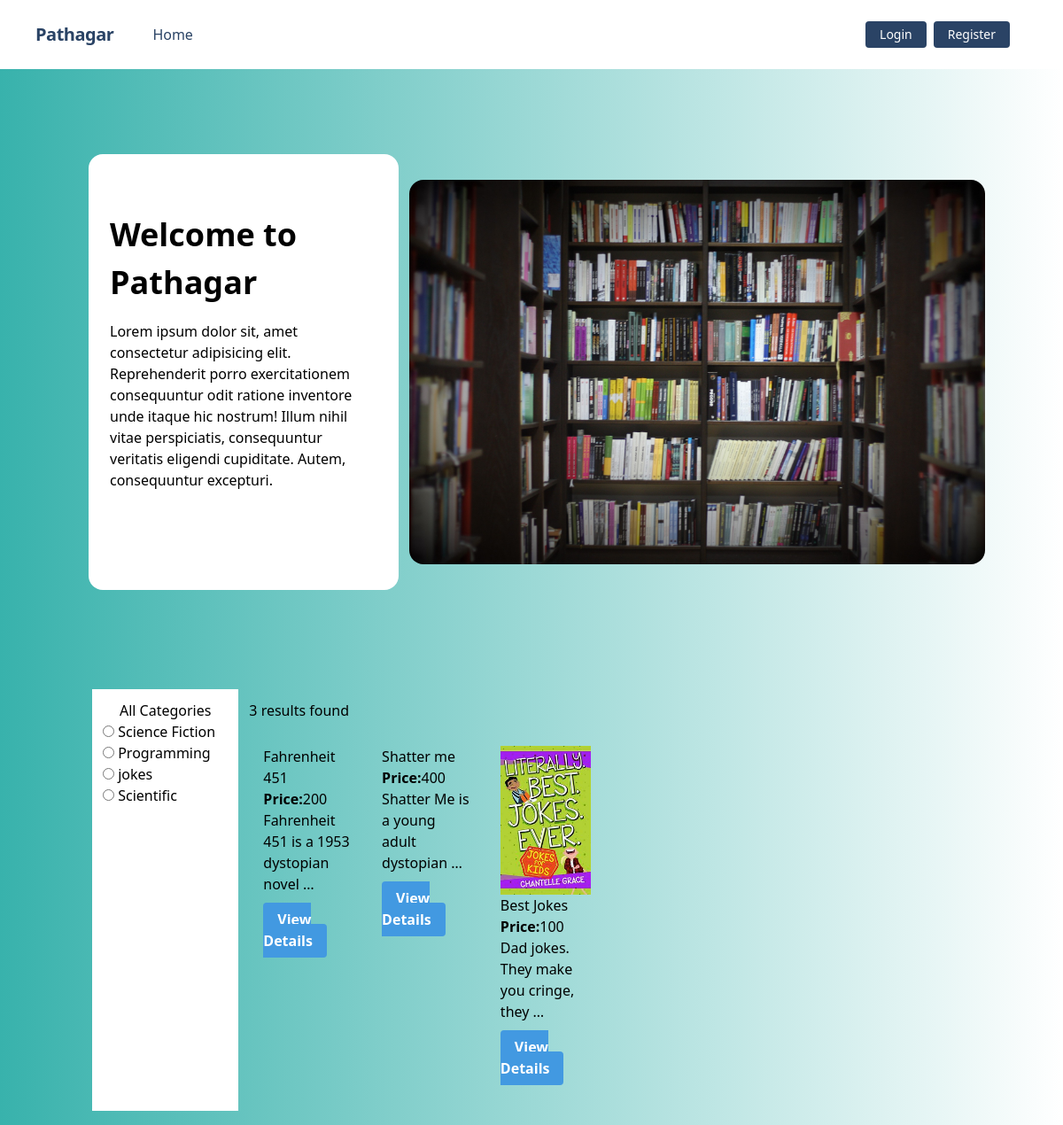
The page / on the database its author committed.
### category/models.py (models this page shows, shortened)
class CategoryModel(models.Model):
     name = models.CharField(max_length=30)
     slug = models.SlugField(max_length=100, unique=True,null=True, blank=True)

### book/models.py (models this page shows, shortened)
class BookModel(models.Model):
    book_id = models.CharField(max_length=30)
    book_name = models.CharField(max_length=100)
    quantity = models.IntegerField()
    image = models.ImageField(upload_to='book/media/uploads/',blank=True, null=True)
    price = models.IntegerField()
    category = models.ManyToManyField(CategoryModel, null=True, blank=True)
    description = models.TextField()

### core/views.py (the view)
# urls.py: path('', homepage, name='home'),
def homepage(request, category_slug=None):
    data  = BookModel.objects.all()
    categories = CategoryModel.objects.all()
    if category_slug is not None:
        category = CategoryModel.objects.get(slug = category_slug)
        data = BookModel.objects.filter(category = category)
    return render(request, 'home.html', {'data': data, 'categories': categories})

### core/templates/home.html
{% extends "base.html" %}
{% load static %}
{% block content %}
<div class="container mx-auto flex flex-col md:flex-row items-center my-12 md:my-24">
    <div class="flex flex-col w-full lg:w-1/2 justify-center items-start pt-12 pb-24 px-6 bg-white rounded-2xl bg-opacity-70 mx-3">
        <h1 class="font-bold text-4xl my-4">Welcome to Pathagar</h1>
        <p class="leading-normal mb-4">
            Lorem ipsum dolor sit, amet consectetur adipisicing elit. Reprehenderit porro exercitationem consequuntur odit ratione inventore unde itaque hic nostrum! Illum nihil vitae perspiciatis, consequuntur veritatis eligendi cupiditate. Autem, consequuntur excepturi.
        </p>
    </div>
    <div class="w-2/2 py-6 text-center">
        <img class="rounded-2xl" src="{% static 'img/library-with-books.jpg' %}" alt="Library Image">
    </div>
</div>
<div class="flex flex-wrap p-4">
    <div class="w-full md:w-1/6 p-3 bg-white">
        <h5 class="text-center">All Categories</h5>
        {% for cat in  categories %}
        <div class="form-check">
            <input class="form-check-input" type="radio" name="category" id="{{ cat.id }}">
            <label class="form-check-label" for="{{ cat.id }}">
                <a href="{% url 'category_wise_post' cat.slug %}" class="text-center text-decoration-none text-dark">{{ cat.name }}</a>
            </label>
        </div>
        {% endfor %}
    </div>
    <div class="w-full md:w-5/6 p-3">
        <h3>{{ data | length }} results found</h3>
        <div class="flex flex-wrap pt-5">
            {% for p in data %}
            <div class="w-full md:w-1/4 lg:w-1/6 xl:w-1/6 p-2">
                <div class="card mx-2">
                    <img src="{{ p.image.url }}" alt="">
                    <div class="card-body">
                        <h5 class="card-title"><a href="">{{ p.book_name }}</a></h5>
                        <h5 class="card-title"><a href=""><b>Price:</b>{{ p.price }}</a></h5>
                        <p class="card-text">
                            {{ p.description | truncatewords:7 }}
                        </p>
                        <p class="my-4">
                            <a href="{% url 'detail_book' p.id %}" class="bg-blue-500 hover:bg-blue-700 text-white font-bold py-2 px-4 rounded text-decoration-none">
                                View Details
                            </a>
                        </p>
                    </div>
                </div>
            </div>
            {% endfor %}
        </div>
    </div>
</div>
{% endblock %}

### core/templates/base.html (shortened to what this page needs)
{% load static %}
<!DOCTYPE html>
<html lang="en">
    <head>
        <link href="https://unpkg.com/tailwindcss@^1.0/dist/tailwind.min.css" rel="stylesheet">
    </head>
    <body class="bg-gradient-to-r from-teal-500 from-10% via-sky-500 via-30% to-emerald-500 to-90%">
        {% include 'navbar.html' %}
        {% block body %}
            <div class="lg:container lg:mx-auto" id="main">
                {% block content %}
                {% endblock %}
            </div>
        {% endblock %}
    </body>
</html>

### core/templates/navbar.html (shortened to what this page needs)
<nav class="flex items-center justify-between flex-wrap bg-white p-6 px-10">
    <div class="flex items-center flex-shrink-0 text-white mr-6">
        <span class="font-semibold text-xl tracking-tight text-blue-900"><a href="/">Pathagar</a></span>
    </div>
    <div class="w-full block flex-grow lg:flex lg:items-center lg:w-auto px-5">
        <div class="text-md lg:flex-grow">
            <a href="{% url 'home' %}" class="block mt-4 lg:inline-block lg:mt-0 text-blue-900 hover:text-red-900 hover:font-black mr-4">
                Home
            </a>
        </div>
        {% if request.user.is_authenticated %}
            <div class="text-md lg:flex-grow">
                <a href="{% url 'borrow_report' %}" class="block mt-4 lg:inline-block lg:mt-0 text-blue-900 hover:text-red-900 hover:font-black mr-4">
                    Report
                </a>
                <a href="{% url 'deposit_money' %}" class="block mt-4 lg:inline-block lg:mt-0 text-blue-900 hover:text-red-900 hover:font-black mr-4">
                    Deposit
                </a>
                <a href="{% url 'add_category' %}" class="block mt-4 lg:inline-block lg:mt-0 text-blue-900 hover:text-red-900 hover:font-black mr-4">
                    Add Category
                </a>
                <a href="{% url 'add_book' %}" class="block mt-4 lg:inline-block lg:mt-0 text-blue-900 hover:text-red-900 hover:font-black mr-4">
                    Add Book
                </a>
            </div>
            <div class="flex w-auto">
                <div class="text-blue-900 my-auto font-black px-5">Welcome, {{ request.user.first_name }} (balance : {{request.user.account.balance}}) </div>
                <a href="{% url 'profile' %}" class="mx-2 inline-block font-medium text-sm px-4 py-2 leading-none bg-blue-900 rounded text-white border-white hover:border-transparent hover:text-dark hover:bg-red-700 mt-4 lg:mt-0">Profile</a>
                <a href="{% url 'logout' %}" class="mx-2 inline-block font-medium text-sm px-4 py-2 leading-none bg-blue-900 rounded text-white border-white hover:border-transparent hover:text-dark hover:bg-red-700 mt-4 lg:mt-0">Logout</a>
            </div>
        {% else %}
            <div>
                <a href="{% url 'login' %}" class="mr-2 inline-block font-medium text-sm px-4 py-2 leading-none bg-blue-900 rounded text-white border-white hover:border-transparent hover:text-gray-800 hover:bg-red-700 mt-4 lg:mt-0">Login</a>
            </div>
            <div>
                <a href="{% url 'register' %}" class="inline-block font-medium text-sm px-4 py-2 leading-none bg-blue-900 rounded text-white border-white hover:border-transparent hover:text-gray-800 hover:bg-white mt-4 lg:mt-0">Register</a>
            </div>
        {% endif %}
    </div>
</nav>

### rows shown on the page
CategoryModel: name "Science Fiction"
CategoryModel: name "Programming"
CategoryModel: name "jokes"
CategoryModel: name "Scientific"
BookModel: book_name "Fahrenheit 451", price "200", description "Fahrenheit 451 is a 1953 dystopian novel …"
BookModel: book_name "Shatter me", price "400", description "Shatter Me is a young adult dystopian …"
BookModel: image (picture), book_name "Best Jokes", price "100", description "Dad jokes. They make you cringe, they …"

### other values the page prints
{{ data | length }} "3"
